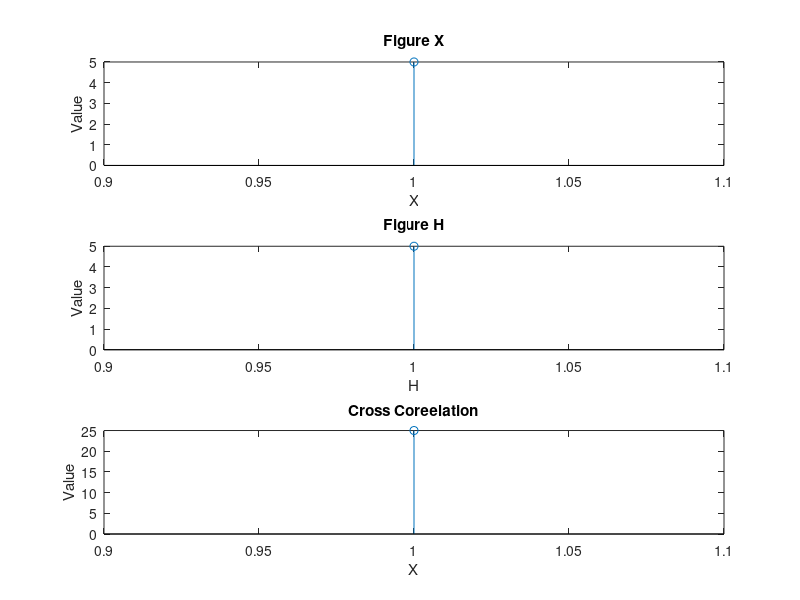

The MATLAB script that drew this image:
x=input('Enter value of x: ');
N1=length(x);
subplot(3,1,1);
stem(x);
xlabel('X');
ylabel('Value');
title('Figure X');
   for k=1:N1
     m(k)=x(N1-k+1);
   end
   subplot(3,1,2);
stem(m);
xlabel('H');
ylabel('Value');
title('Figure H');
   X=[x,zeros(1,N1)];
   H=[m,zeros(1,N1)];
   for i=1:N1+N1-1
        y(i)=0;
        for j=1:N1
          if(i+1-j>0)
          y(i)=y(i)+X(j)*H(i+1-j);
          end
        end
   end
 subplot(3,1,3);
stem(y);
xlabel('X');
ylabel('Value');
title('Cross Coreelation');
